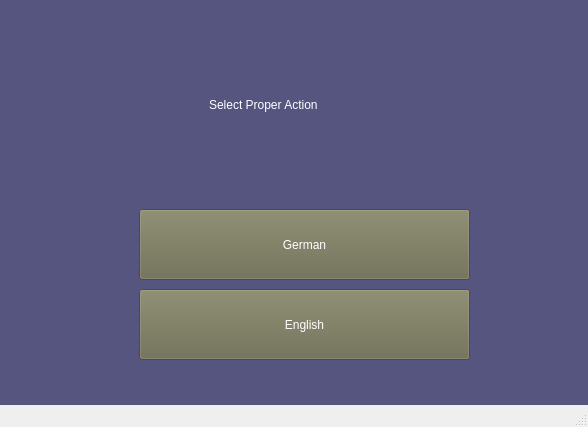
<?xml version="1.0" encoding="UTF-8"?>
<ui version="4.0">
 <class>MainWindow</class>
 <widget class="QMainWindow" name="MainWindow">
  <property name="geometry">
   <rect>
    <x>0</x>
    <y>0</y>
    <width>588</width>
    <height>427</height>
   </rect>
  </property>
  <property name="windowTitle">
   <string>MainWindow</string>
  </property>
  <widget class="QWidget" name="centralwidget">
   <widget class="QFrame" name="frame">
    <property name="geometry">
     <rect>
      <x>-1</x>
      <y>-1</y>
      <width>591</width>
      <height>571</height>
     </rect>
    </property>
    <property name="styleSheet">
     <string notr="true">background-color: rgb(85, 85, 127);
font: 16pt &quot;MS Shell Dlg 2&quot;;
color: rgb(255, 255, 255);</string>
    </property>
    <property name="frameShape">
     <enum>QFrame::StyledPanel</enum>
    </property>
    <property name="frameShadow">
     <enum>QFrame::Raised</enum>
    </property>
    <widget class="QLabel" name="label">
     <property name="geometry">
      <rect>
       <x>210</x>
       <y>60</y>
       <width>201</width>
       <height>91</height>
      </rect>
     </property>
     <property name="text">
      <string>Select Proper Action</string>
     </property>
    </widget>
    <widget class="QPushButton" name="pushButton">
     <property name="geometry">
      <rect>
       <x>140</x>
       <y>210</y>
       <width>331</width>
       <height>71</height>
      </rect>
     </property>
     <property name="styleSheet">
      <string notr="true">background-color: rgb(107, 107, 80);</string>
     </property>
     <property name="text">
      <string>German</string>
     </property>
    </widget>
    <widget class="QPushButton" name="pushButton_4">
     <property name="geometry">
      <rect>
       <x>140</x>
       <y>290</y>
       <width>331</width>
       <height>71</height>
      </rect>
     </property>
     <property name="styleSheet">
      <string notr="true">background-color: rgb(107, 107, 80);</string>
     </property>
     <property name="text">
      <string>English</string>
     </property>
    </widget>
   </widget>
  </widget>
  <widget class="QStatusBar" name="statusbar"/>
 </widget>
 <resources/>
 <connections/>
</ui>
